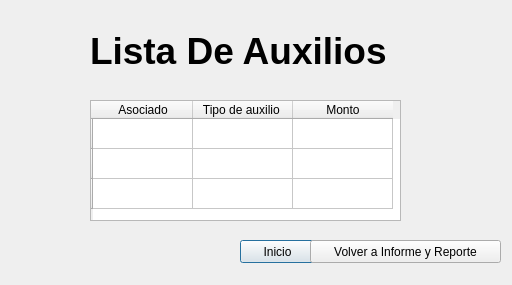
<?xml version="1.0" encoding="UTF-8"?>
<ui version="4.0">
 <class>listadoAuxilio</class>
 <widget class="QDialog" name="listadoAuxilio">
  <property name="geometry">
   <rect>
    <x>0</x>
    <y>0</y>
    <width>512</width>
    <height>285</height>
   </rect>
  </property>
  <property name="windowTitle">
   <string>Dialog</string>
  </property>
  <widget class="QTableWidget" name="tableWidget">
   <property name="geometry">
    <rect>
     <x>90</x>
     <y>100</y>
     <width>311</width>
     <height>121</height>
    </rect>
   </property>
   <row>
    <property name="text">
     <string/>
    </property>
   </row>
   <row>
    <property name="text">
     <string/>
    </property>
   </row>
   <row>
    <property name="text">
     <string/>
    </property>
   </row>
   <column>
    <property name="text">
     <string>Asociado</string>
    </property>
   </column>
   <column>
    <property name="text">
     <string>Tipo de auxilio </string>
    </property>
   </column>
   <column>
    <property name="text">
     <string>Monto</string>
    </property>
   </column>
  </widget>
  <widget class="QLabel" name="label">
   <property name="geometry">
    <rect>
     <x>90</x>
     <y>30</y>
     <width>311</width>
     <height>41</height>
    </rect>
   </property>
   <property name="font">
    <font>
     <family>Arial</family>
     <pointsize>28</pointsize>
     <weight>75</weight>
     <bold>true</bold>
    </font>
   </property>
   <property name="text">
    <string>Lista De Auxilios</string>
   </property>
  </widget>
  <widget class="QPushButton" name="pushButton_2">
   <property name="geometry">
    <rect>
     <x>240</x>
     <y>240</y>
     <width>75</width>
     <height>23</height>
    </rect>
   </property>
   <property name="text">
    <string>Inicio</string>
   </property>
  </widget>
  <widget class="QPushButton" name="pushButton_3">
   <property name="geometry">
    <rect>
     <x>310</x>
     <y>240</y>
     <width>191</width>
     <height>23</height>
    </rect>
   </property>
   <property name="text">
    <string>Volver a Informe y Reporte</string>
   </property>
  </widget>
 </widget>
 <resources/>
 <connections/>
</ui>
